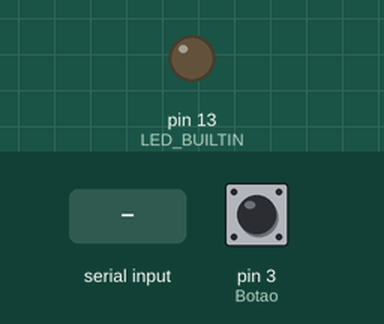
A sketch run on a simulated Arduino Uno, built with avr-gcc and run on an emulated ATmega328P. Shown: output pins drawn as LEDs (lit = HIGH). The test bench sets the inputs (shaded band); at power-on: pin 3 (Botao) LOW. What the sketch prints to the serial monitor is not drawn.

Above: at 1.2 s.
1.3 s: pin 3 (Botao) pulled HIGH for 0.15 s
At 2.2 s:
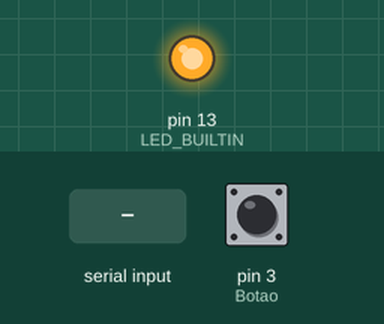
3.0 s: byte 30 received over Serial
4.5 s: pin 3 (Botao) pulled HIGH for 0.15 s
At 4.6 s:
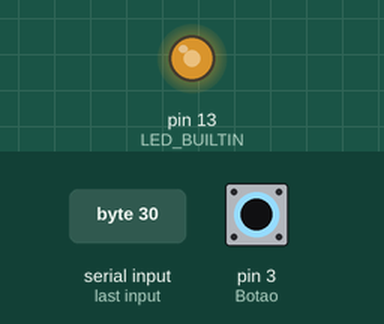
6.2 s: pin 3 (Botao) pulled HIGH for 3.2 s
At 9.7 s:
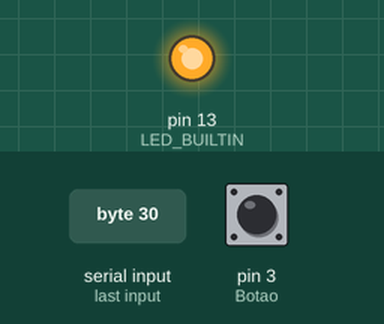
10.9 s: byte 90 received over Serial
12.4 s: byte 120 received over Serial
Timing chart, 0 to 14.9 s (numbered marks = the images above; inputs shaded):
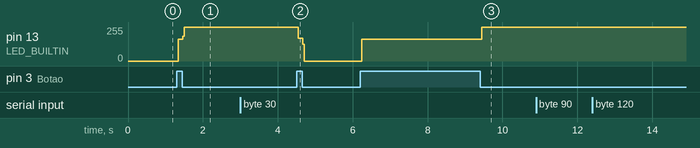

The sketch:

sketch_nov04b_sem_tiny_GPS.ino
```cpp
//#define GPS_RX 0
//#define GPS_TX 3
#define GPS_Serial_Baud 9600
//#include <SoftwareSerial.h>
//#include <TinyGPS.h>
int estado_btn; //Variavel para ler o status do pushbutton
int cont = 1;
const int Botao = 3; //botao no pino 1

void setup() {
  Serial.begin(GPS_Serial_Baud);
  pinMode(LED_BUILTIN, OUTPUT);
  pinMode(Botao, INPUT); //Pino com botão será entrada
  //gpsSerial.begin(GPS_Serial_Baud);
  //pinMode(LED_BUILTIN, OUTPUT);
}

void loop() {
    //bool newData = false;
    //unsigned long chars;
    // For one second we parse GPS data and report some key values
    //for (unsigned long start = millis(); millis() - start < 1000;) {
      /*while (gpsSerial.available()) {
        char c = gpsSerial.read();
        // Serial.write(c); //apague o comentario para mostrar os dados crus
        if (gps.encode(c)) // Atribui true para newData caso novos dados sejam recebidos
          newData = true;
      }*/
      /*while (Serial.available()) {
        char c = Serial.read();
        if (gps.encode(c)) // Atribui true para newData caso novos dados sejam recebidos
          newData = true;
      }*/
    //}
    //if (Serial.available()) {
      estado_btn = digitalRead(Botao); //le o estado do botão - HIGH OU LOW
      if (estado_btn == HIGH){
        cont++;
      }
      if (cont % 2 == 0){ //Se botão estiver pressionado (HIGH)
          digitalWrite(LED_BUILTIN, HIGH); // acende o led do pino 2.
          if (Serial.available()) {
            char c = Serial.read();
            Serial.print(c);
          }
          /*digitalWrite(LED_BUILTIN, HIGH);   // turn the LED on (HIGH is the voltage level)
          delay(1000);                       // wait for a second
          digitalWrite(LED_BUILTIN, LOW);    // turn the LED off by making the voltage LOW
          delay(1000);*/
          /*float flat, flon;
          unsigned long age;
          gps.f_get_position(&flat, &flon, &age);
          Serial.print("LAT=");
          Serial.print(flat == TinyGPS::GPS_INVALID_F_ANGLE ? 0.0 : flat, 6);
          Serial.print(" LON=");
          Serial.print(flon == TinyGPS::GPS_INVALID_F_ANGLE ? 0.0 : flon, 6);
          Serial.print(" SAT=");
          Serial.print(gps.satellites() == TinyGPS::GPS_INVALID_SATELLITES ? 0 : gps.satellites());
          Serial.print(" PREC=");
          Serial.print(gps.hdop() == TinyGPS::GPS_INVALID_HDOP ? 0 : gps.hdop());
          Serial.println();

          //Dia e Hora
          int ano;
          long latitude, longitude;
          unsigned long idadeInfo;
          byte mes, dia, hora, minuto, segundo, centesimo;
          gps.crack_datetime(&ano, &mes, &dia, &hora, &minuto, &segundo, &centesimo, &idadeInfo);

          Serial.print("Data (GMT): ");
          Serial.print(dia);
          Serial.print("/");
          Serial.print(mes);
          Serial.print("/");
          Serial.println(ano);

          Serial.print("Horario (GMT): ");
          Serial.print(hora);
          Serial.print(":");
          Serial.print(minuto);
          Serial.print(":");
          Serial.print(segundo);
          Serial.print(":");
          Serial.println(centesimo);
          Serial.println();
          Serial.println();*/
    } else { //se não estiver pressionado (LOW)
          digitalWrite(LED_BUILTIN, LOW); //deixa o led do pino 2 apagado
    }
  //}
}
```

Measured:
- after the input at 1.3 s, pin 13 (LED_BUILTIN): 0/255 → 162/255 at once, → 255/255 0.12 s later
- after the input at 3.0 s, every drawn part: stays the same
- after the input at 4.5 s, pin 13 (LED_BUILTIN): 255/255 → 170/255 at once, → 0/255 0.12 s later
- after the input at 6.2 s, pin 13 (LED_BUILTIN): 0/255 → 162/255 at once, → 255/255 3.2 s later
- after the input at 10.9 s, every drawn part: stays the same
- after the input at 12.4 s, every drawn part: stays the same
